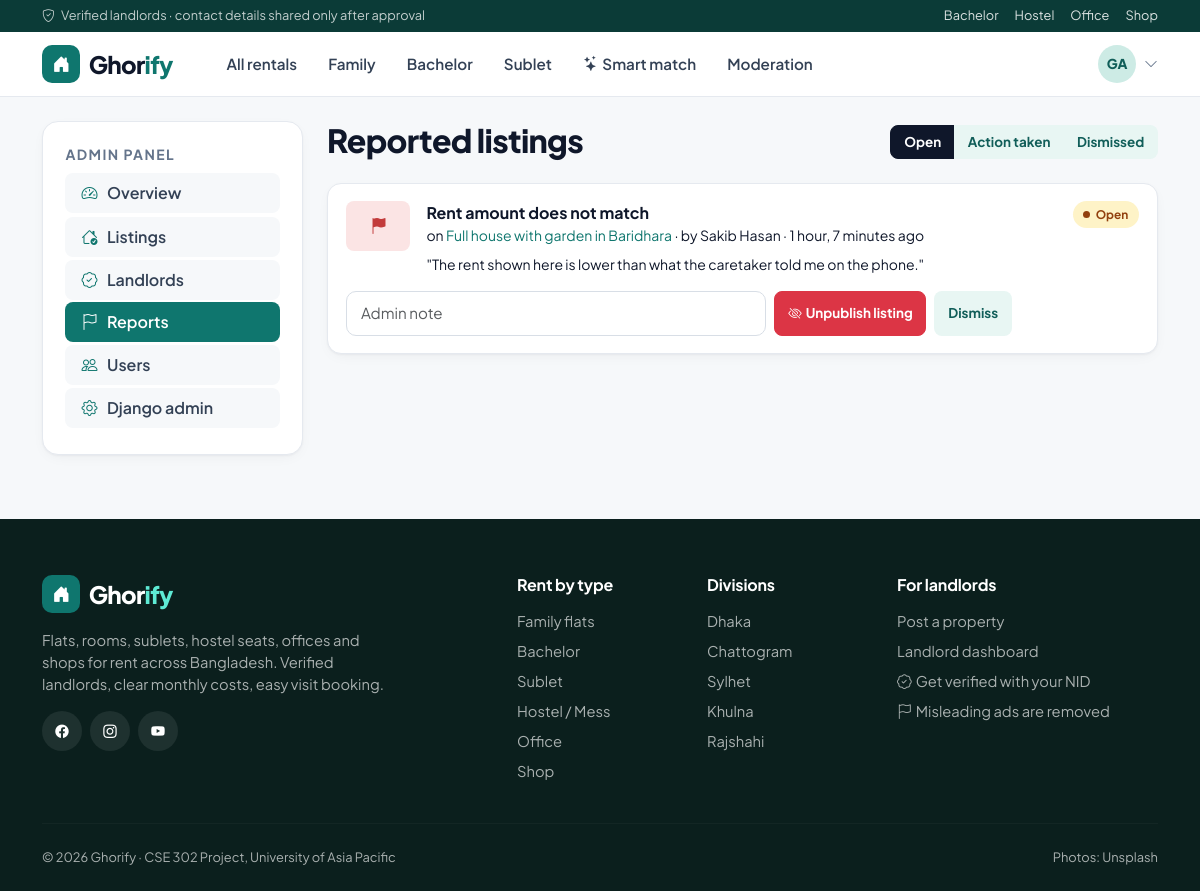
/dashboard/admin/reports/ (signed in), run on the app's committed database.
### accounts/models.py (models this page shows, shortened)
class User(AbstractUser):
    objects = GhorifyUserManager()
    class Role(models.TextChoices):
        TENANT = 'tenant', 'Tenant'
        LANDLORD = 'landlord', 'Landlord'
        ADMIN = 'admin', 'Admin'
    email = models.EmailField(unique=True)
    role = models.CharField(max_length=10, choices=Role.choices, default=Role.TENANT)
    phone = models.CharField(max_length=14, blank=True, validators=[phone_validator])
    avatar = models.ImageField(upload_to=avatar_upload_path, blank=True, null=True)
    bio = models.TextField(blank=True, max_length=500)
    class Meta:
        ordering = ['-date_joined']
    @property
    def is_tenant(self):
        return self.role == self.Role.TENANT
    @property
    def is_landlord(self):
        return self.role == self.Role.LANDLORD
    @property
    def is_platform_admin(self):
        return self.role == self.Role.ADMIN or self.is_superuser
    @property
    def display_name(self):
        return self.get_full_name() or self.username
    @property
    def initials(self):
        name = self.display_name.split()
        return ''.join(part[0] for part in name[:2]).upper()

### interactions/models.py (models this page shows, shortened)
class Report(models.Model):
    class Reason(models.TextChoices):
        NOT_AVAILABLE = 'not_available', 'Property is not available any more'
        UNREACHABLE = 'unreachable', 'Landlord phone is unreachable'
        LOCATION = 'location', 'Location does not match'
        RENT = 'rent', 'Rent amount does not match'
        PHOTOS = 'photos', 'Photos do not match the property'
        FAKE = 'fake', 'Fake or non-existent listing'
        SCAM = 'scam', 'Asked for money before a visit'
        OTHER = 'other', 'Other'
    class Status(models.TextChoices):
        OPEN = 'open', 'Open'
        RESOLVED = 'resolved', 'Action taken'
        DISMISSED = 'dismissed', 'Dismissed'
    reporter = models.ForeignKey(settings.AUTH_USER_MODEL, on_delete=models.CASCADE, related_name='reports')
    property = models.ForeignKey(Property, on_delete=models.CASCADE, related_name='reports')
    reason = models.CharField(max_length=15, choices=Reason.choices)
    details = models.TextField(max_length=800, blank=True)
    status = models.CharField(max_length=10, choices=Status.choices, default=Status.OPEN)
    admin_note = models.CharField(max_length=255, blank=True)
    handled_by = models.ForeignKey(
        settings.AUTH_USER_MODEL, on_delete=models.SET_NULL, null=True, blank=True, related_name='handled_reports',
    )
    created_at = models.DateTimeField(auto_now_add=True)
    class Meta:
        ordering = ['-created_at']

### properties/models.py (models this page shows, shortened)
class Property(models.Model):
    class PropertyType(models.TextChoices):
        APARTMENT = 'apartment', 'Apartment / Flat'
        HOUSE = 'house', 'Full house'
        ROOM = 'room', 'Single room'
        STUDIO = 'studio', 'Studio'
        DUPLEX = 'duplex', 'Duplex'
        SEAT = 'seat', 'Seat (shared room)'
        COMMERCIAL = 'commercial', 'Commercial space'
    class Category(models.TextChoices):
        FAMILY = 'family', 'Family'
        BACHELOR = 'bachelor', 'Bachelor'
        SUBLET = 'sublet', 'Sublet'
        HOSTEL = 'hostel', 'Hostel / Mess'
        OFFICE = 'office', 'Office'
        SHOP = 'shop', 'Shop'
    class Division(models.TextChoices):
        DHAKA = 'dhaka', 'Dhaka'
        CHATTOGRAM = 'chattogram', 'Chattogram'
        KHULNA = 'khulna', 'Khulna'
        RAJSHAHI = 'rajshahi', 'Rajshahi'
        SYLHET = 'sylhet', 'Sylhet'
        BARISHAL = 'barishal', 'Barishal'
        RANGPUR = 'rangpur', 'Rangpur'
        MYMENSINGH = 'mymensingh', 'Mymensingh'
    class Gender(models.TextChoices):
        ANY = 'any', 'Anyone'
        MALE = 'male', 'Male only'
        FEMALE = 'female', 'Female only'
    class Status(models.TextChoices):
        PENDING = 'pending', 'Pending review'
        APPROVED = 'approved', 'Published'
        REJECTED = 'rejected', 'Rejected'
    landlord = models.ForeignKey(settings.AUTH_USER_MODEL, on_delete=models.CASCADE, related_name='properties')
    title = models.CharField(max_length=150)
    description = models.TextField()
    property_type = models.CharField(max_length=12, choices=PropertyType.choices, default=PropertyType.APARTMENT)
    category = models.CharField(max_length=10, choices=Category.choices, default=Category.FAMILY)
    division = models.CharField(max_length=12, choices=Division.choices, default=Division.DHAKA)
    city = models.CharField('City / district', max_length=60, default='Dhaka')
    location = models.CharField('Area', max_length=80, help_text='Neighbourhood, e.g. Dhanmondi')
    address = models.CharField(max_length=255, help_text='Road / house number. Shown only to tenants after approval.')
    price = models.PositiveIntegerField('Monthly rent (BDT)', validators=[MinValueValidator(500)])
    is_negotiable = models.BooleanField('Rent is negotiable', default=False)
    service_charge = models.PositiveIntegerField('Service charge (BDT / month)', default=0)
    advance_months = models.PositiveSmallIntegerField('Advance (months)', default=2)
    bedrooms = models.PositiveSmallIntegerField(default=1)
    bathrooms = models.PositiveSmallIntegerField(default=1)
    balconies = models.PositiveSmallIntegerField(default=0)
    floor = models.SmallIntegerField(default=1, help_text='0 for ground floor')
    size = models.PositiveIntegerField('Size (sq ft)', null=True, blank=True)
    furnished = models.BooleanField(default=False)
    pet_friendly = models.BooleanField(default=False)
    parking = models.BooleanField(default=False)
    amenities = models.ManyToManyField(Amenity, blank=True, related_name='properties')
    tenant_gender = models.CharField(
        'Who can rent', max_length=6, choices=Gender.choices, default=Gender.ANY,
        help_text='Only for bachelor, sublet and hostel listings.',
    )
    house_rules = models.TextField(blank=True, help_text='Guest policy, smoking, cooking rules, etc.')
    gate_closing_time = models.TimeField(null=True, blank=True)
    available_from = models.DateField(null=True, blank=True)
    is_available = models.BooleanField(default=True)
    status = models.CharField(max_length=10, choices=Status.choices, default=Status.PENDING)
    moderation_note = models.CharField(max_length=255, blank=True)
    is_featured = models.BooleanField(default=False, help_text='Featured listings are shown first.')
    view_count = models.PositiveIntegerField(default=0)
    created_at = models.DateTimeField(auto_now_add=True)
    updated_at = models.DateTimeField(auto_now=True)
    objects = PropertyQuerySet.as_manager()
    class Meta:
        ordering = ['-created_at']
        verbose_name_plural = 'properties'
        indexes = [models.Index(fields=['status', 'is_available', 'location'])]
    def get_absolute_url(self):
        return reverse('properties:detail', args=[self.pk])

### dashboard/views.py (the view)
# urls.py: path('admin/reports/', views.report_queue, name='reports'),
@admin_required
def report_queue(request):
    status = request.GET.get('status', Report.Status.OPEN)
    reports = Report.objects.select_related('property', 'reporter', 'handled_by')
    if status in Report.Status.values:
        reports = reports.filter(status=status)
    return render(request, 'dashboard/reports.html', {
        'reports': reports, 'status': status, 'status_choices': Report.Status.choices,
    })

### templates/dashboard/reports.html (shortened to what this page needs)
{% extends 'dashboard/_admin_base.html' %}
{% block admin_content %}
<div class="d-flex flex-wrap justify-content-between align-items-end gap-3 mb-4">
  <h1 class="mb-0" style="font-size:2rem">Reported listings</h1>
  <div class="btn-group">{% for key, label in status_choices %}<a href="?status={{ key }}" class="btn btn-sm {% if status == key %}btn-dark{% else %}btn-soft{% endif %}">{{ label }}</a>{% endfor %}</div>
</div>
{% for r in reports %}
<div class="request-card">
  <div class="d-flex flex-wrap gap-3 align-items-start">
    <div class="mini-thumb" style="background:#fbe4e4;color:#c23b3b"><i class="bi bi-flag-fill"></i></div>
    <div class="flex-grow-1">
      <div class="fw-bold">{{ r.get_reason_display }}</div>
      <div class="small">on <a href="{{ r.property.get_absolute_url }}" target="_blank">{{ r.property.title }}</a> · by {{ r.reporter.display_name }} · {{ r.created_at|timesince }} ago</div>
      {% if r.details %}<p class="small mb-0 mt-2">"{{ r.details }}"</p>{% endif %}
    </div>
    <span class="status status-{{ r.status }}">{{ r.get_status_display }}</span>
  </div>
  {% if r.status == 'open' %}
  <form method="post" action="{% url 'dashboard:handle_report' r.pk %}" class="d-flex flex-wrap gap-2 mt-3">{% csrf_token %}
    <input name="note" class="form-control form-control-sm flex-grow-1" style="max-width:420px" placeholder="Admin note">
    <button name="action" value="unpublish" class="btn btn-sm btn-danger" onclick="return confirm('Unpublish this listing?')"><i class="bi bi-eye-slash me-1"></i>Unpublish listing</button>
    <button name="action" value="dismiss" class="btn btn-sm btn-soft">Dismiss</button>
  </form>
  {% endif %}
</div>
{% empty %}
  {% include 'partials/empty.html' with icon='bi-shield-check' title='All clear' text='No reports with this status.' %}
{% endfor %}
{% endblock %}

### templates/partials/navbar.html (shortened to what this page needs)
{% with url=request.resolver_match.url_name ns=request.resolver_match.namespace %}
<div class="top-strip d-none d-md-block">
  <div class="container d-flex justify-content-between">
    <span><i class="bi bi-shield-check me-1"></i> Verified landlords · contact details shared only after approval</span>
    <span class="d-flex gap-3">
      <a href="{% url 'properties:browse' %}?category=bachelor">Bachelor</a>
      <a href="{% url 'properties:browse' %}?category=hostel">Hostel</a>
      <a href="{% url 'properties:browse' %}?category=office">Office</a>
      <a href="{% url 'properties:browse' %}?category=shop">Shop</a>
    </span>
  </div>
</div>
<nav class="navbar navbar-expand-lg gh-nav sticky-top py-2">
  <div class="container">
    <a class="navbar-brand gh-brand" href="{% url 'properties:home' %}">
      <span class="logo"><i class="bi bi-house-door-fill"></i></span><span>Ghor<span class="accent">ify</span></span>
    </a>
    <div class="collapse navbar-collapse" id="mainNav">
      <ul class="navbar-nav ms-lg-4 me-auto gap-1 mt-3 mt-lg-0">
        <li class="nav-item"><a class="nav-link {% if url == 'browse' and not request.GET.category %}active{% endif %}" href="{% url 'properties:browse' %}">All rentals</a></li>
        <li class="nav-item"><a class="nav-link {% if request.GET.category == 'family' %}active{% endif %}" href="{% url 'properties:browse' %}?category=family">Family</a></li>
        <li class="nav-item"><a class="nav-link {% if request.GET.category == 'bachelor' %}active{% endif %}" href="{% url 'properties:browse' %}?category=bachelor">Bachelor</a></li>
        <li class="nav-item"><a class="nav-link {% if request.GET.category == 'sublet' %}active{% endif %}" href="{% url 'properties:browse' %}?category=sublet">Sublet</a></li>
        <li class="nav-item"><a class="nav-link {% if ns == 'search' and url == 'search' %}active{% endif %}" href="{% url 'search:search' %}"><i class="bi bi-stars me-1"></i>Smart match</a></li>
        {% if user.is_authenticated and user.is_tenant %}
          <li class="nav-item"><a class="nav-link {% if url == 'compare' or url == 'comparison' %}active{% endif %}" href="{% url 'interactions:compare' %}">Compare{% if compare_count %}<span class="nav-badge">{{ compare_count }}</span>{% endif %}</a></li>
        {% elif user.is_authenticated and user.is_landlord %}
          <li class="nav-item"><a class="nav-link {% if url == 'mine' %}active{% endif %}" href="{% url 'properties:mine' %}">My listings</a></li>
          <li class="nav-item"><a class="nav-link {% if url == 'incoming' %}active{% endif %}" href="{% url 'interactions:incoming' %}">Requests</a></li>
        {% elif user.is_authenticated and user.is_platform_admin %}
          <li class="nav-item"><a class="nav-link {% if url == 'moderation' %}active{% endif %}" href="{% url 'dashboard:moderation' %}">Moderation</a></li>
        {% endif %}
      </ul>
      <div class="d-flex align-items-center gap-2 mt-3 mt-lg-0">
        {% if user.is_authenticated %}
          <div class="dropdown">
            <a href="#" class="d-flex align-items-center gap-2 text-reset" data-bs-toggle="dropdown" aria-expanded="false">
              {% if user.avatar %}<img src="{{ user.avatar.url }}" class="avatar" alt="">{% else %}<span class="avatar">{{ user.initials }}</span>{% endif %}
              <i class="bi bi-chevron-down small text-muted"></i>
            </a>
          </div>
        {% else %}
          <a href="{% url 'accounts:login' %}" class="btn btn-sm btn-soft"><i class="bi bi-person me-1"></i>Log in</a>
        {% endif %}
      </div>
    </div>
  </div>
</nav>
{% endwith %}

### data on the page
User: initials "GA"
Report: reason "Rent amount does not match", property "Full house with garden in Baridhara", reporter.display_name "Sakib Hasan", created_at "1 hour, 7 minutes", details "The rent shown here is lower than what the caretaker told me on the phone.", status "Open"

### other printed values
{{ label }} "Open" "Action taken" "Dismissed"
